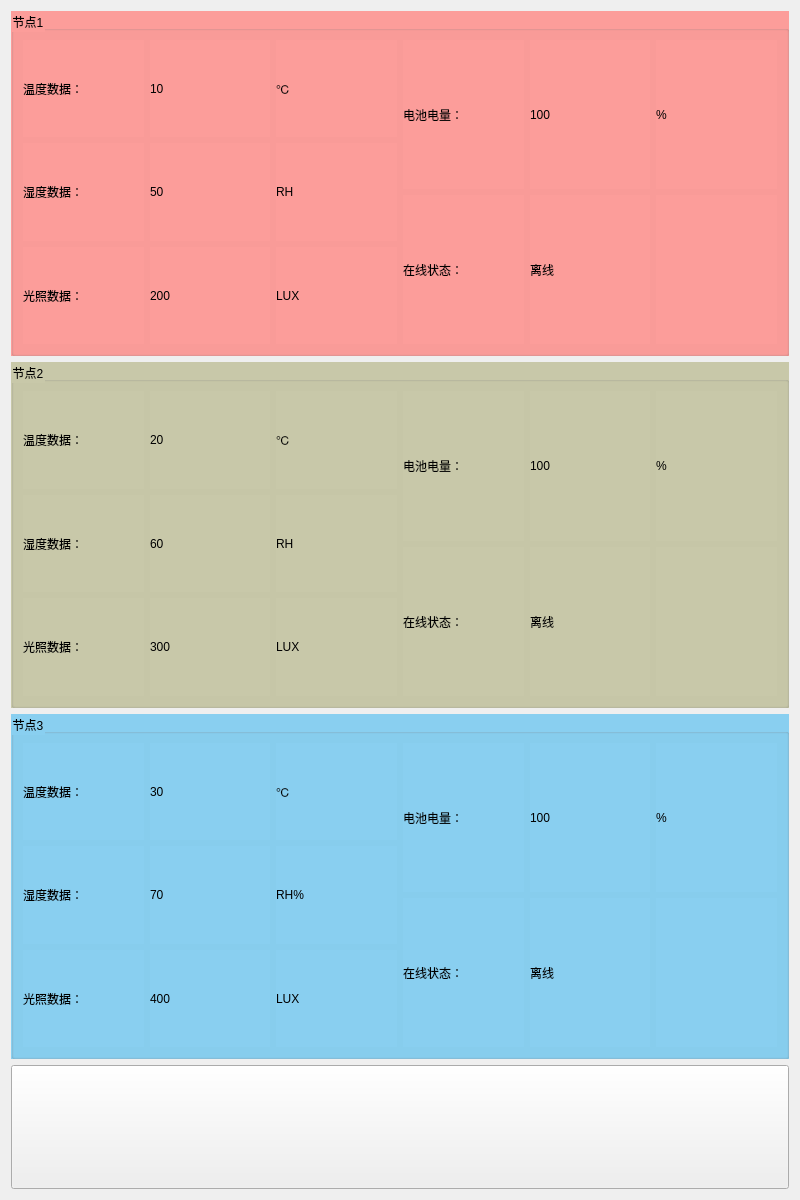
<?xml version="1.0" encoding="UTF-8"?>
<ui version="4.0">
 <class>window1</class>
 <widget class="QWidget" name="window1">
  <property name="geometry">
   <rect>
    <x>0</x>
    <y>0</y>
    <width>800</width>
    <height>1200</height>
   </rect>
  </property>
  <property name="minimumSize">
   <size>
    <width>800</width>
    <height>1200</height>
   </size>
  </property>
  <property name="windowTitle">
   <string>Form</string>
  </property>
  <property name="styleSheet">
   <string notr="true"/>
  </property>
  <layout class="QGridLayout" name="gridLayout_4">
   <item row="0" column="0">
    <widget class="QGroupBox" name="groupBox">
     <property name="styleSheet">
      <string notr="true">background-color:rgb(252,157,154);</string>
     </property>
     <property name="title">
      <string>节点1</string>
     </property>
     <layout class="QGridLayout" name="gridLayout">
      <item row="0" column="0">
       <layout class="QHBoxLayout" name="horizontalLayout_6">
        <item>
         <layout class="QVBoxLayout" name="verticalLayout">
          <item>
           <layout class="QHBoxLayout" name="horizontalLayout">
            <item>
             <widget class="QLabel" name="label">
              <property name="text">
               <string>温度数据：</string>
              </property>
             </widget>
            </item>
            <item>
             <widget class="QLabel" name="node1_LB1">
              <property name="text">
               <string>10</string>
              </property>
             </widget>
            </item>
            <item>
             <widget class="QLabel" name="label_11">
              <property name="text">
               <string>℃</string>
              </property>
             </widget>
            </item>
           </layout>
          </item>
          <item>
           <layout class="QHBoxLayout" name="horizontalLayout_2">
            <item>
             <widget class="QLabel" name="label_2">
              <property name="text">
               <string>湿度数据：</string>
              </property>
             </widget>
            </item>
            <item>
             <widget class="QLabel" name="node1_LB2">
              <property name="text">
               <string>50</string>
              </property>
             </widget>
            </item>
            <item>
             <widget class="QLabel" name="label_12">
              <property name="text">
               <string>RH</string>
              </property>
             </widget>
            </item>
           </layout>
          </item>
          <item>
           <layout class="QHBoxLayout" name="horizontalLayout_3">
            <item>
             <widget class="QLabel" name="label_3">
              <property name="text">
               <string>光照数据：</string>
              </property>
             </widget>
            </item>
            <item>
             <widget class="QLabel" name="node1_LB3">
              <property name="text">
               <string>200</string>
              </property>
             </widget>
            </item>
            <item>
             <widget class="QLabel" name="label_13">
              <property name="text">
               <string>LUX</string>
              </property>
             </widget>
            </item>
           </layout>
          </item>
         </layout>
        </item>
        <item>
         <layout class="QVBoxLayout" name="verticalLayout_2">
          <item>
           <layout class="QHBoxLayout" name="horizontalLayout_4">
            <item>
             <widget class="QLabel" name="label_4">
              <property name="text">
               <string>电池电量：</string>
              </property>
             </widget>
            </item>
            <item>
             <widget class="QLabel" name="node1_LB4">
              <property name="text">
               <string>100</string>
              </property>
             </widget>
            </item>
            <item>
             <widget class="QLabel" name="label_15">
              <property name="text">
               <string>%</string>
              </property>
             </widget>
            </item>
           </layout>
          </item>
          <item>
           <layout class="QHBoxLayout" name="horizontalLayout_5">
            <item>
             <widget class="QLabel" name="label_5">
              <property name="text">
               <string>在线状态：</string>
              </property>
             </widget>
            </item>
            <item>
             <widget class="QLabel" name="node1_LB5">
              <property name="text">
               <string>离线</string>
              </property>
             </widget>
            </item>
            <item>
             <widget class="QLabel" name="label_14">
              <property name="text">
               <string/>
              </property>
             </widget>
            </item>
           </layout>
          </item>
         </layout>
        </item>
       </layout>
      </item>
     </layout>
    </widget>
   </item>
   <item row="1" column="0">
    <widget class="QGroupBox" name="groupBox_2">
     <property name="styleSheet">
      <string notr="true">background-color:rgb(200,200,169);</string>
     </property>
     <property name="title">
      <string>节点2</string>
     </property>
     <layout class="QGridLayout" name="gridLayout_2">
      <item row="0" column="0">
       <layout class="QHBoxLayout" name="horizontalLayout_7">
        <item>
         <layout class="QVBoxLayout" name="verticalLayout_3">
          <item>
           <layout class="QHBoxLayout" name="horizontalLayout_8">
            <item>
             <widget class="QLabel" name="label_16">
              <property name="text">
               <string>温度数据：</string>
              </property>
             </widget>
            </item>
            <item>
             <widget class="QLabel" name="node2_LB1">
              <property name="text">
               <string>20</string>
              </property>
             </widget>
            </item>
            <item>
             <widget class="QLabel" name="label_18">
              <property name="text">
               <string>℃</string>
              </property>
             </widget>
            </item>
           </layout>
          </item>
          <item>
           <layout class="QHBoxLayout" name="horizontalLayout_9">
            <item>
             <widget class="QLabel" name="label_19">
              <property name="text">
               <string>湿度数据：</string>
              </property>
             </widget>
            </item>
            <item>
             <widget class="QLabel" name="node2_LB2">
              <property name="text">
               <string>60</string>
              </property>
             </widget>
            </item>
            <item>
             <widget class="QLabel" name="label_21">
              <property name="text">
               <string>RH</string>
              </property>
             </widget>
            </item>
           </layout>
          </item>
          <item>
           <layout class="QHBoxLayout" name="horizontalLayout_10">
            <item>
             <widget class="QLabel" name="label_22">
              <property name="text">
               <string>光照数据：</string>
              </property>
             </widget>
            </item>
            <item>
             <widget class="QLabel" name="node2_LB3">
              <property name="text">
               <string>300</string>
              </property>
             </widget>
            </item>
            <item>
             <widget class="QLabel" name="label_24">
              <property name="text">
               <string>LUX</string>
              </property>
             </widget>
            </item>
           </layout>
          </item>
         </layout>
        </item>
        <item>
         <layout class="QVBoxLayout" name="verticalLayout_4">
          <item>
           <layout class="QHBoxLayout" name="horizontalLayout_11">
            <item>
             <widget class="QLabel" name="label_25">
              <property name="text">
               <string>电池电量：</string>
              </property>
             </widget>
            </item>
            <item>
             <widget class="QLabel" name="node2_LB4">
              <property name="text">
               <string>100</string>
              </property>
             </widget>
            </item>
            <item>
             <widget class="QLabel" name="label_27">
              <property name="text">
               <string>%</string>
              </property>
             </widget>
            </item>
           </layout>
          </item>
          <item>
           <layout class="QHBoxLayout" name="horizontalLayout_12">
            <item>
             <widget class="QLabel" name="label_28">
              <property name="text">
               <string>在线状态：</string>
              </property>
             </widget>
            </item>
            <item>
             <widget class="QLabel" name="node2_LB5">
              <property name="text">
               <string>离线</string>
              </property>
             </widget>
            </item>
            <item>
             <widget class="QLabel" name="label_30">
              <property name="text">
               <string/>
              </property>
             </widget>
            </item>
           </layout>
          </item>
         </layout>
        </item>
       </layout>
      </item>
     </layout>
    </widget>
   </item>
   <item row="2" column="0">
    <widget class="QGroupBox" name="groupBox_3">
     <property name="styleSheet">
      <string notr="true">background-color:rgb(137,207,240);</string>
     </property>
     <property name="title">
      <string>节点3</string>
     </property>
     <layout class="QGridLayout" name="gridLayout_3">
      <item row="0" column="0">
       <layout class="QHBoxLayout" name="horizontalLayout_13">
        <item>
         <layout class="QVBoxLayout" name="verticalLayout_5">
          <item>
           <layout class="QHBoxLayout" name="horizontalLayout_14">
            <item>
             <widget class="QLabel" name="label_31">
              <property name="text">
               <string>温度数据：</string>
              </property>
             </widget>
            </item>
            <item>
             <widget class="QLabel" name="node3_LB1">
              <property name="text">
               <string>30</string>
              </property>
             </widget>
            </item>
            <item>
             <widget class="QLabel" name="label_33">
              <property name="text">
               <string>℃</string>
              </property>
             </widget>
            </item>
           </layout>
          </item>
          <item>
           <layout class="QHBoxLayout" name="horizontalLayout_15">
            <item>
             <widget class="QLabel" name="label_34">
              <property name="text">
               <string>湿度数据：</string>
              </property>
             </widget>
            </item>
            <item>
             <widget class="QLabel" name="node3_LB2">
              <property name="text">
               <string>70</string>
              </property>
             </widget>
            </item>
            <item>
             <widget class="QLabel" name="label_36">
              <property name="text">
               <string>RH%</string>
              </property>
             </widget>
            </item>
           </layout>
          </item>
          <item>
           <layout class="QHBoxLayout" name="horizontalLayout_16">
            <item>
             <widget class="QLabel" name="label_37">
              <property name="text">
               <string>光照数据：</string>
              </property>
             </widget>
            </item>
            <item>
             <widget class="QLabel" name="node3_LB3">
              <property name="text">
               <string>400</string>
              </property>
             </widget>
            </item>
            <item>
             <widget class="QLabel" name="label_39">
              <property name="text">
               <string>LUX</string>
              </property>
             </widget>
            </item>
           </layout>
          </item>
         </layout>
        </item>
        <item>
         <layout class="QVBoxLayout" name="verticalLayout_6">
          <item>
           <layout class="QHBoxLayout" name="horizontalLayout_17">
            <item>
             <widget class="QLabel" name="label_40">
              <property name="text">
               <string>电池电量：</string>
              </property>
             </widget>
            </item>
            <item>
             <widget class="QLabel" name="node3_LB4">
              <property name="text">
               <string>100</string>
              </property>
             </widget>
            </item>
            <item>
             <widget class="QLabel" name="label_42">
              <property name="text">
               <string>%</string>
              </property>
             </widget>
            </item>
           </layout>
          </item>
          <item>
           <layout class="QHBoxLayout" name="horizontalLayout_18">
            <item>
             <widget class="QLabel" name="label_43">
              <property name="text">
               <string>在线状态：</string>
              </property>
             </widget>
            </item>
            <item>
             <widget class="QLabel" name="node3_LB5">
              <property name="text">
               <string>离线</string>
              </property>
             </widget>
            </item>
            <item>
             <widget class="QLabel" name="label_45">
              <property name="text">
               <string/>
              </property>
             </widget>
            </item>
           </layout>
          </item>
         </layout>
        </item>
       </layout>
      </item>
     </layout>
    </widget>
   </item>
   <item row="3" column="0">
    <widget class="QPushButton" name="pushButton">
     <property name="minimumSize">
      <size>
       <width>0</width>
       <height>124</height>
      </size>
     </property>
     <property name="maximumSize">
      <size>
       <width>16777215</width>
       <height>124</height>
      </size>
     </property>
     <property name="styleSheet">
      <string notr="true">image:url(:/back.png);</string>
     </property>
     <property name="text">
      <string/>
     </property>
    </widget>
   </item>
  </layout>
 </widget>
 <resources/>
 <connections/>
</ui>
